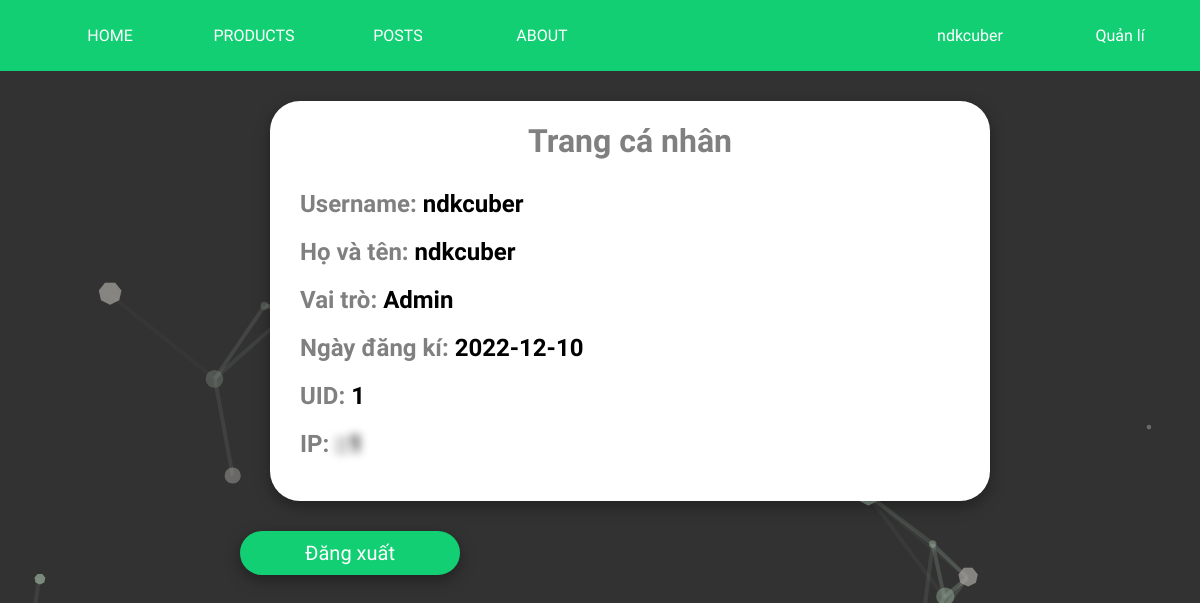
Screenshot of /profile.php (signed in) with the database file from the repository.
### tables this page shows
CREATE TABLE `logindb` (
  `fullname` text NOT NULL,
  `username` varchar(50) NOT NULL,
  `password` text NOT NULL,
  `role` text NOT NULL,
  `ip` varchar(20) NOT NULL,
  `banned` int(11) NOT NULL,
  `user_id` varchar(10) NOT NULL,
  `reg_date` date NOT NULL
);

### profile.php (the view, shortened to what this page needs)
<!DOCTYPE html>
<html>
<head>
	<link rel="stylesheet" type="text/css" href="style.css">
</head>
<body>
	<?php
 		include "navbar.php";
		include "database.php";
		if (!isset($_SESSION['username'])) {
			header("Location: login.php?redirect=profile.php");
			die();
		} else{
			$sql = "SELECT * FROM logindb WHERE username='".$_SESSION['username']."'";
			$result = mysqli_query($conn,$sql);
			$row = $result->fetch_assoc();
			$username = $row['username'];
			$fullname = $row['fullname'];
			$rank = $row['role'];
			$regdate = $row['reg_date'];
			$uid = $row['user_id'];
			$ip = $row['ip'];
			}
	 ?>
	<div class="container" style="max-width: 720px;">
		<div class="roundcard">
			<h1>Trang cá nhân</h1>
			<div style="margin: 30px; text-align: left;">
				<h2 style="color:grey;">Username: <span style="color:black;"><?php echo $username ?></span></h2>
				<h2 style="color:grey;">Họ và tên: <span style="color:black;"><?php echo $fullname ?></span></h2>
				<h2 style="color:grey;">Vai trò: <span style="color:black;"><?php echo $rank ?></span></h2>
				<h2 style="color:grey;">Ngày đăng kí: <span style="color:black;"><?php echo $regdate ?></span></h2>
				<h2 style="color:grey;">UID: <span style="color:black;"><?php echo $uid ?></span></h2>
				<h2 style="color:grey;">IP: <span style="color:black;" class="ip"><?php echo $ip ?></span></h2>
			</div>
		</div>
		<a href="logout.php?confirm=yes" class="defaultbtn">Đăng xuất</a>
	</div>
</body>
</html>

### style.css (style rules this page uses)
html { scroll-behavior: smooth; }
body { font-family: 'Quicksand'; margin: 0; max-width: 100%; scroll-behavior: smooth; background: #323232; color: grey; }
.container { width: 100%; padding-right: 15px; padding-left: 15px; margin-right: auto; margin-left: auto; max-width: 1400px; }
.roundcard { background: white; margin: 30px; min-width: 100%; min-height: 400px; display: inline-block; text-align: center; border-radius: 30px; box-shadow: rgba(0, 0, 0, 0.35) 0px 5px 15px; }
.defaultbtn { display: inline-block; min-width: 200px; padding: 10px; outline: none; box-shadow: rgba(0, 0, 0, 0.35) 0px 5px 15px; background: #13CF74; text-align: center; text-decoration: none; color: white; border-radius: 40px; font-size: 20px; transition: .2s ease; }
.ip { filter: blur(5px); transition: .2s ease; }

### rows the page displays
logindb: username "ndkcuber", fullname "ndkcuber", role "Admin", reg_date "2022-12-10", user "1", ip "::1"

### other values shown
$_SESSION['username'] "ndkcuber"
